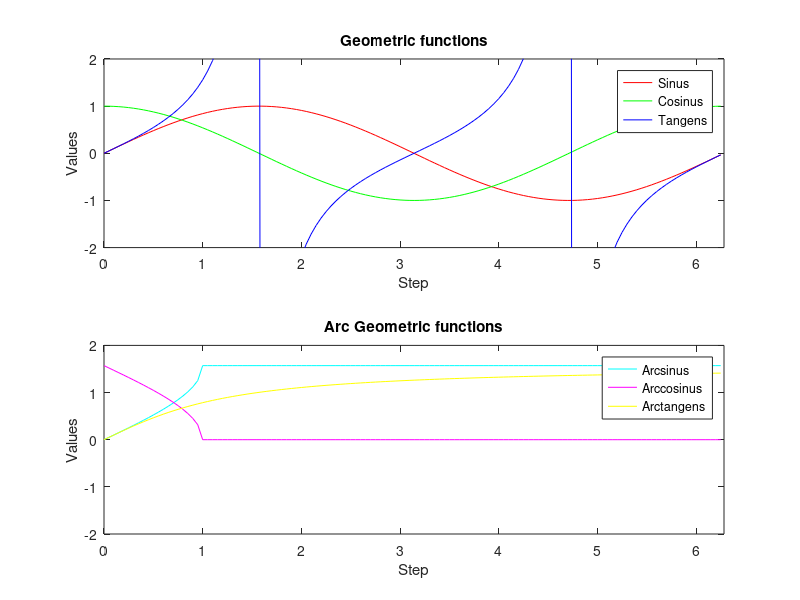
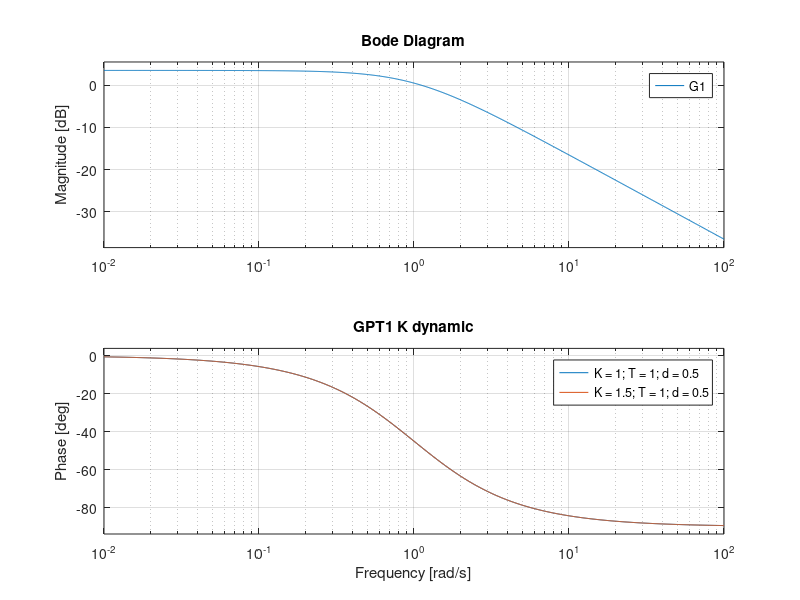
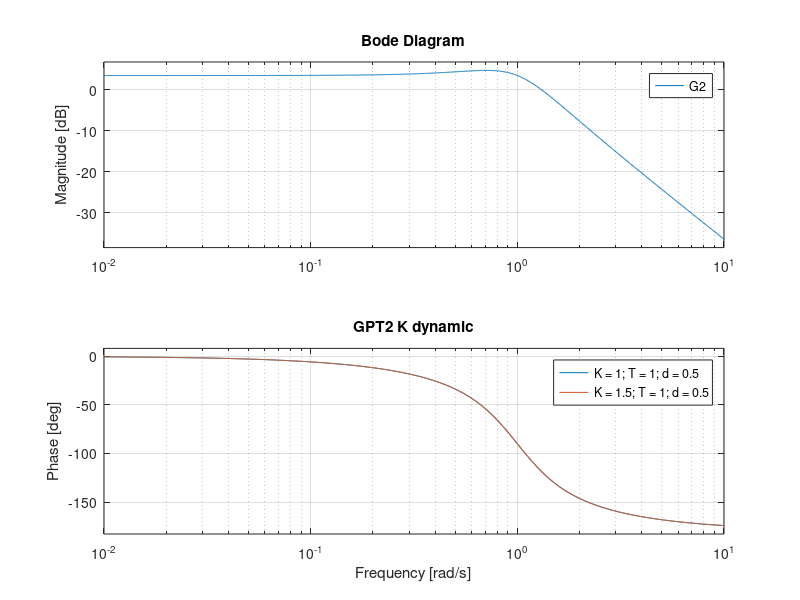
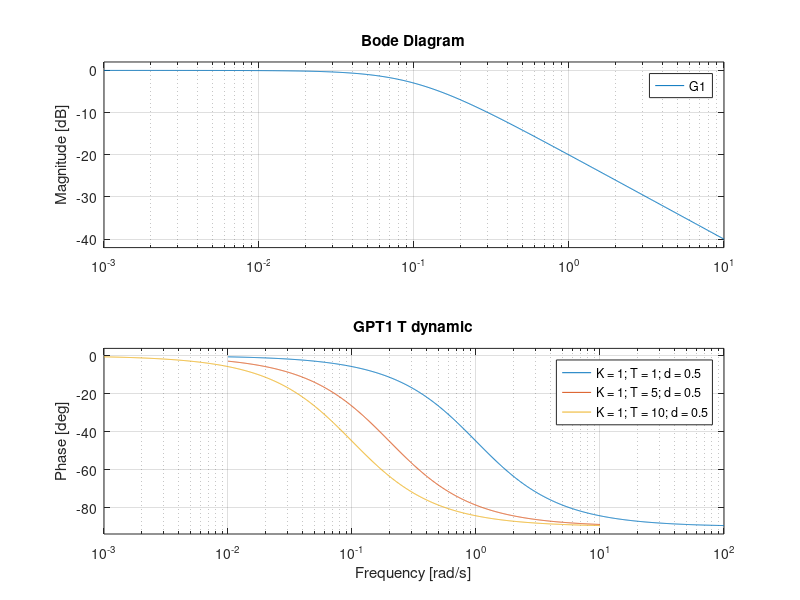

These figures' MATLAB source, in order: (Note: this script raises an error after producing the figures.)
clc

%% Exercise 1

%%% a
% Basic matrix and vector mathematics

fprintf("\n\nSolutions:\n\n");

fprintf("a)\n\n");

a = [2; 0; 5];
b = [4; 2; 1];
c = [0; 1; 0];

A = [2 5 2;...
    4 34 8;...
    4 5 2];

B = [2 4 0;...
    3 2 0;...
    6 2 0];


fprintf("a * bT = \n")
disp(a * transpose(b))
fprintf("a + b = \n")
disp(a + b)
fprintf("A * b = \n")
disp(A * b)
fprintf("AT * c = \n")
disp(transpose(A) * c)
fprintf("|A| = \n")
disp(abs(A))
fprintf("|B| = \n")
disp(abs(B))
fprintf("Ae-1 = \n")
disp(inv(A))
fprintf("Be-1 = \n")
disp(inv(B))

%%% b
% Exercises from the mathematics course

fprintf("b)\n\n")

U1 = [0 1 2 0;...
     0 2 4 0];
 
fprintf("A * Ae-1 = \n")
disp(A * inv(A))
fprintf("rref(U1) = \n")
disp(rref(U1))

U2 = [4 4 8 8;...
     0 1 2 2;...
     0 0 2 6;...
     0 0 0 2];

fprintf("Determinant of U2 = \n");
disp(det(U2));


%%% c
% Geometric functions

fprintf("c)\n\n")

steps = 0:0.05:2*pi;
sinValues = sin(steps);
cosValues = cos(steps);
tanValues = tan(steps);
arcsinValues = asin(steps);
arccosValues = acos(steps);
arctanValues = atan(steps);

figure(1);
subplot(2, 1, 1)
plot(steps, sinValues, "r",...
     steps, cosValues, "g",...
     steps, tanValues, "b")

legend("Sinus", "Cosinus", "Tangens");
title("Geometric functions");
axis([0 2*pi -2 2]);
xlabel("Step");
ylabel("Values");

subplot(2, 1, 2)

plot(steps, arcsinValues, "c",...
     steps, arccosValues, "m",...
     steps, arctanValues, "y")

legend("Arcsinus", "Arccosinus", "Arctangens");
title("Arc Geometric functions");
axis([0 2*pi -2 2]);
xlabel("Step");
ylabel("Values");



%%% d
% Matlab bode plots

fprintf("d)\n\n")

K = [1, 1.5];
T = [1, 5, 10];
d = [0.5, 0.7, 1, 3];

for i = 1:2
    G1 = tf(K(i), [T(1), 1]);
    G2 = tf(K(i), [T(1)^2 2*d(1)*T(1) 1]);
    
    figure(2);
    bode(G1);grid on; hold on;
    title("GPT1 K dynamic");
    
    figure(3);
    bode(G2);grid on; hold on;
    title("GPT2 K dynamic");
end

figure(2);
legendString1 = sprintf("K = %s; T = %s; d = %s", num2str(K(1)), num2str(T(1)), num2str(d(1)));
legendString2 = sprintf("K = %s; T = %s; d = %s", num2str(K(2)), num2str(T(1)), num2str(d(1)));
legend(legendString1, legendString2);

figure(3);
legend(legendString1, legendString2);

for i = 1:3
    G1 = tf(K(1), [T(i), 1]);
    G2 = tf(K(1), [T(i)^2 2*d(1)*T(i) 1]);
    
    figure(4);
    bode(G1);grid on; hold on;
    title("GPT1 T dynamic");
    
    figure(5);
    bode(G2);grid on; hold on;
    title("GPT2 T dynamic");
end

figure(4);
legendString1 = sprintf("K = %s; T = %s; d = %s", num2str(K(1)), num2str(T(1)), num2str(d(1)));
legendString2 = sprintf("K = %s; T = %s; d = %s", num2str(K(1)), num2str(T(2)), num2str(d(1)));
legendString3 = sprintf("K = %s; T = %s; d = %s", num2str(K(1)), num2str(T(3)), num2str(d(1)));
legend(legendString1, legendString2, legendString3);

figure(5);
legend(legendString1, legendString2, legendString3);

for i = 1:4
    G = tf(K(1), [T(1)^2 2*d(i)*T(1) 1]);
    
    figure(6);
    bode(G);grid on; hold on;
    title("GPT2 d dynamic");
end

figure(6);
legendString1 = sprintf("K = %s; T = %s; d = %s", num2str(K(1)), num2str(T(1)), num2str(d(1)));
legendString2 = sprintf("K = %s; T = %s; d = %s", num2str(K(1)), num2str(T(1)), num2str(d(2)));
legendString3 = sprintf("K = %s; T = %s; d = %s", num2str(K(1)), num2str(T(1)), num2str(d(3)));
legendString4 = sprintf("K = %s; T = %s; d = %s", num2str(K(1)), num2str(T(1)), num2str(d(4)));
legend(legendString1, legendString2, legendString3, legendString4);

%%% e
% My bode

fprintf("e)\n\n")

steps = logspace(-2, 2, 1000) * 1i;

[mag, phase] = mybode(1, [2 1], 0, steps);

figure(7);
subplot(2, 1, 1);
semilogx(abs(steps), mag);
ylabel("Magnitued(dB)");
xlabel("Frequency(rad/s)");
title("My Bode");

subplot(2, 1, 2);
semilogx(abs(steps), phase);
ylabel("Phase(deg)");
xlabel("Frequency(rad/s)");



function [mag, phase] = mybode(a, b, Tt, w)
    if isempty(Tt)
        Tt = 0;
    end
    
    if isempty(w)
        w = logspace(-2, 2, 1000) * sqrt(-1);
    end
    
    g = polyval(a, w) ./ polyval(b, w) .* exp(-Tt * w);
    
    mag = 20 * log10(abs(g));
    phase = angle(g);
end